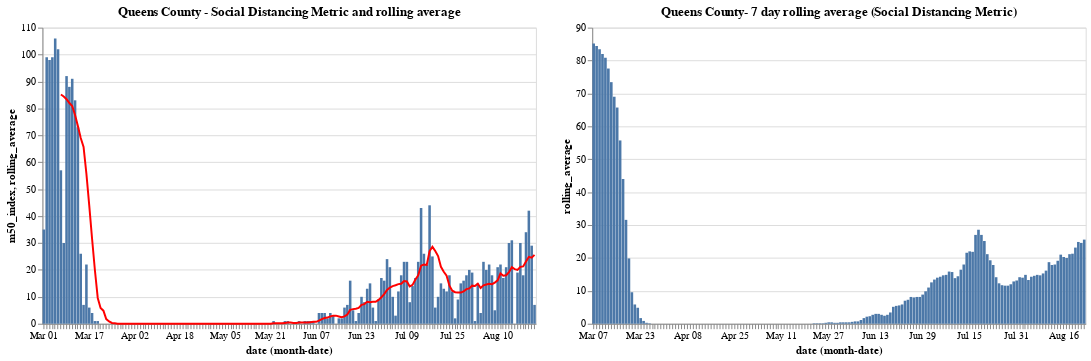

Notebook code for this chart:
### Code cell
bar = base_queens.mark_bar().encode(y="m50_index")

line =  base_queens.mark_line(color='red').encode(
    y='rolling_average'
)

(bar + line).properties(title='Queens County - Social Distancing Metric and rolling average ',width=600)|base_queens.encode(y="rolling_average").properties(title='Queens County- 7 day rolling average (Social Distancing Metric)')

### Figure 1 — Vega-Lite specification as saved in the notebook (floating-point values rounded to 4 significant figures; data arrays with more than 128 entries replaced by an {"elided": "..."} marker saying what was removed)
{"config": {"view": {"continuousWidth": 400, "continuousHeight": 300}}, "hconcat": [{"layer": [{"mark": "bar", "encoding": {"x": {"type": "ordinal", "field": "date", "timeUnit": "monthdate"}, "y": {"type": "quantitative", "field": "m50_index"}}, "width": 500}, {"mark": {"type": "line", "color": "red"}, "encoding": {"x": {"type": "ordinal", "field": "date", "timeUnit": "monthdate"}, "y": {"type": "quantitative", "field": "rolling_average"}}, "width": 500}], "title": "Queens County - Social Distancing Metric and rolling average ", "width": 600}, {"mark": "bar", "encoding": {"x": {"type": "ordinal", "field": "date", "timeUnit": "monthdate"}, "y": {"type": "quantitative", "field": "rolling_average"}}, "title": "Queens County- 7 day rolling average (Social Distancing Metric)", "width": 500}], "data": {"name": "data-f724eb0eefbf7d39a35b0978c1f1ed93"}, "$schema": "https://vega.github.io/schema/vega-lite/v4.8.1.json", "datasets": {"data-f724eb0eefbf7d39a35b0978c1f1ed93": {"elided": "174 records"}}}
